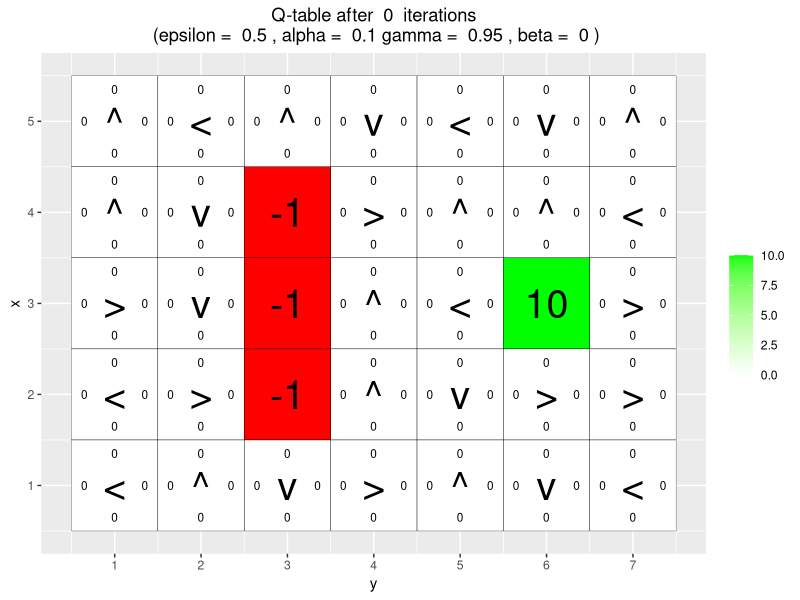
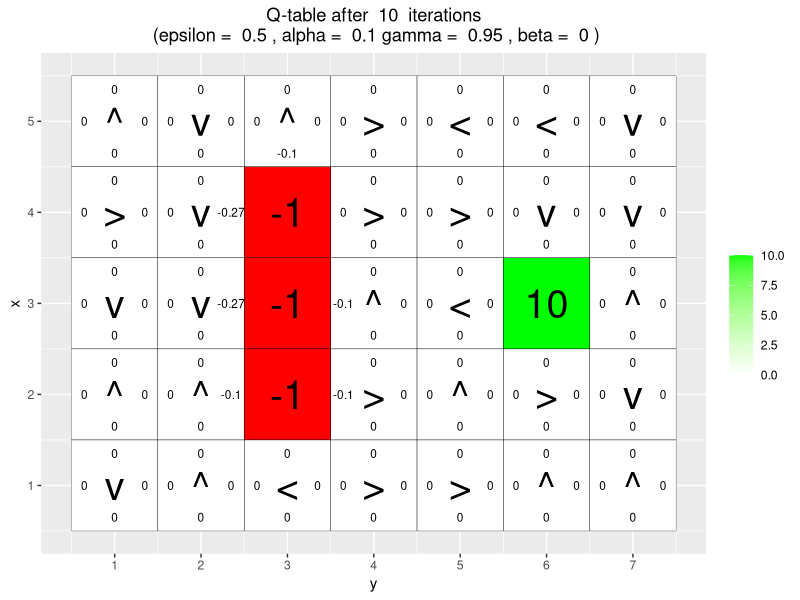
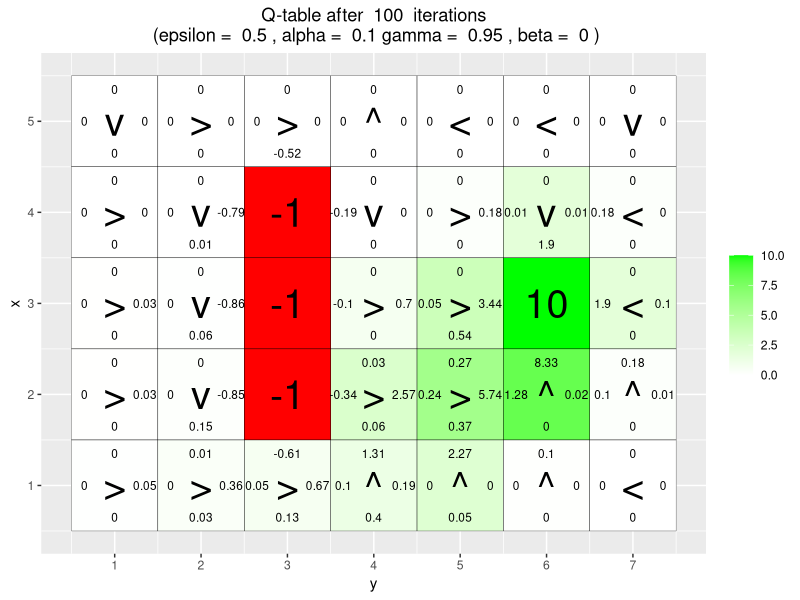
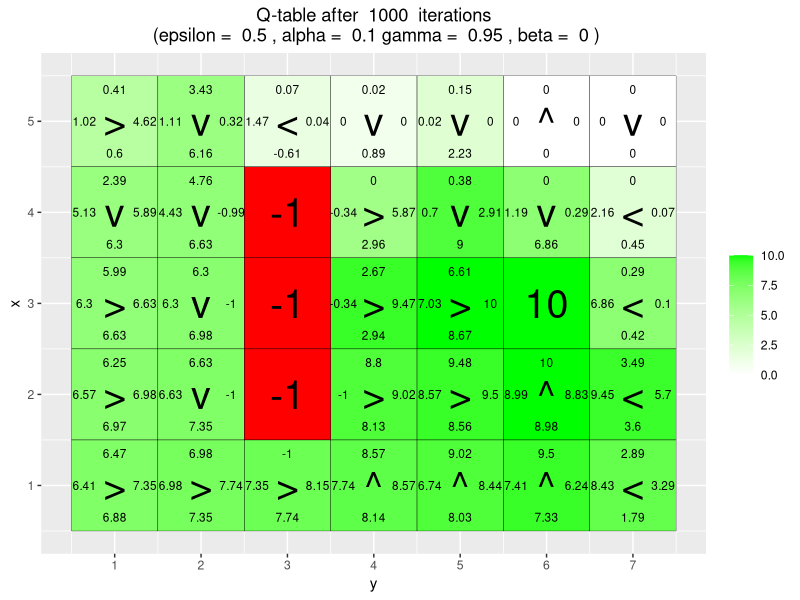
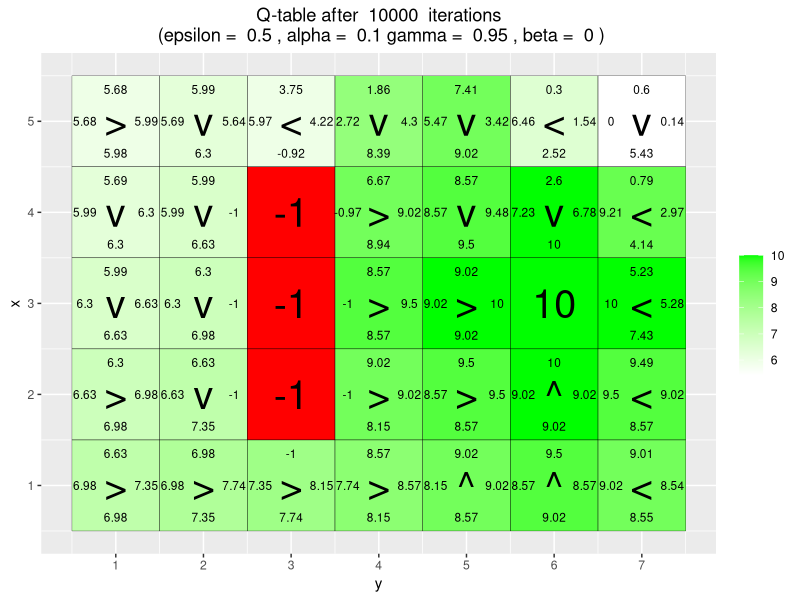
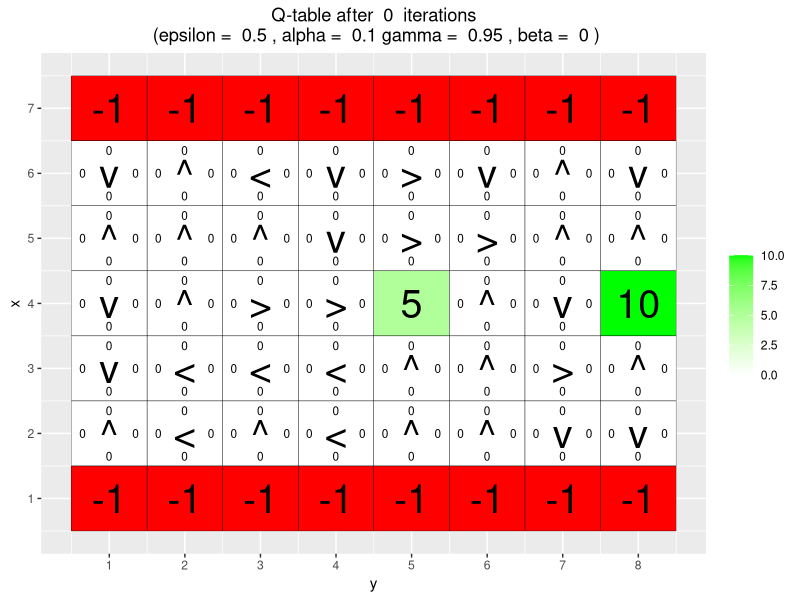
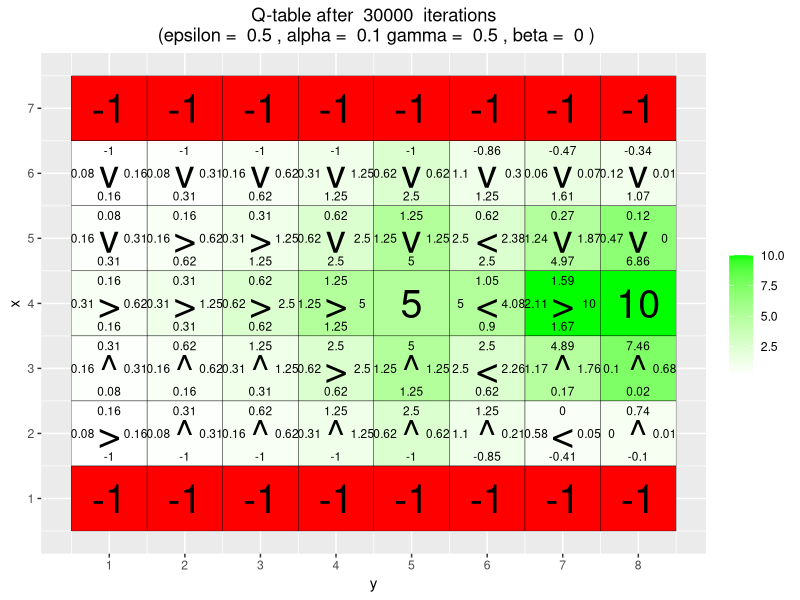
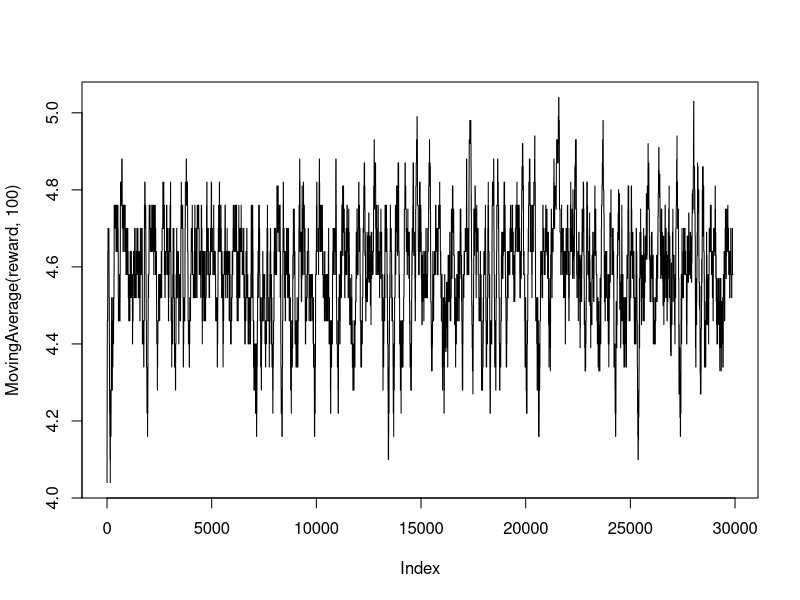

Source code (R) for these figures, in order: (Note: a time limit stopped this script after it produced the figures.)
## ---- chunk 1
knitr::opts_chunk$set(fig.pos = 'H',fig.height = 4, fig.align = 'center')
## ---- chunk 2
# By Jose M. Peña and Joel Oskarsson.
# For teaching purposes.
# jose.m.pena@liu.se.

#####################################################################################################
# Q-learning
#####################################################################################################

# install.packages("ggplot2")
# install.packages("vctrs")
library(ggplot2)

arrows <- c("^", ">", "v", "<")
action_deltas <- list(c(1,0), # up
                      c(0,1), # right
                      c(-1,0), # down
                      c(0,-1)) # left

vis_environment <- function(iterations=0, epsilon = 0.5, alpha = 0.1, gamma = 0.95, beta = 0){
  
  # Visualize an environment with rewards. 
  # Q-values for all actions are displayed on the edges of each tile.
  # The (greedy) policy for each state is also displayed.
  # 
  # Args:
  #   iterations, epsilon, alpha, gamma, beta (optional): for the figure title.
  #   reward_map (global variable): a HxW array containing the reward given at each state.
  #   q_table (global variable): a HxWx4 array containing Q-values for each state-action pair.
  #   H, W (global variables): environment dimensions.
  
  df <- expand.grid(x=1:H,y=1:W)
  foo <- mapply(function(x,y) ifelse(reward_map[x,y] == 0,q_table[x,y,1],NA),df$x,df$y)
  df$val1 <- as.vector(round(foo, 2))
  foo <- mapply(function(x,y) ifelse(reward_map[x,y] == 0,q_table[x,y,2],NA),df$x,df$y)
  df$val2 <- as.vector(round(foo, 2))
  foo <- mapply(function(x,y) ifelse(reward_map[x,y] == 0,q_table[x,y,3],NA),df$x,df$y)
  df$val3 <- as.vector(round(foo, 2))
  foo <- mapply(function(x,y) ifelse(reward_map[x,y] == 0,q_table[x,y,4],NA),df$x,df$y)
  df$val4 <- as.vector(round(foo, 2))
  foo <- mapply(function(x,y) 
    ifelse(reward_map[x,y] == 0,arrows[GreedyPolicy(x,y)],reward_map[x,y]),df$x,df$y)
  df$val5 <- as.vector(foo)
  foo <- mapply(function(x,y) ifelse(reward_map[x,y] == 0,max(q_table[x,y,]),
                                     ifelse(reward_map[x,y]<0,NA,reward_map[x,y])),df$x,df$y)
  df$val6 <- as.vector(foo)
  
  print(ggplot(df,aes(x = y,y = x)) +
          scale_fill_gradient(low = "white", high = "green", na.value = "red", name = "") +
          geom_tile(aes(fill=val6)) +
          geom_text(aes(label = val1),size = 3,nudge_y = .35,na.rm = TRUE) +
          geom_text(aes(label = val2),size = 3,nudge_x = .35,na.rm = TRUE) +
          geom_text(aes(label = val3),size = 3,nudge_y = -.35,na.rm = TRUE) +
          geom_text(aes(label = val4),size = 3,nudge_x = -.35,na.rm = TRUE) +
          geom_text(aes(label = val5),size = 10) +
          geom_tile(fill = 'transparent', colour = 'black') + 
          ggtitle(paste("Q-table after ",iterations," iterations\n",
                        "(epsilon = ",epsilon,", alpha = ",alpha,"gamma = ",gamma,", beta = ",beta,")")) +
          theme(plot.title = element_text(hjust = 0.5)) +
          scale_x_continuous(breaks = c(1:W),labels = c(1:W)) +
          scale_y_continuous(breaks = c(1:H),labels = c(1:H)))
  
}

GreedyPolicy <- function(x, y){
  
  # Get a greedy action for state (x,y) from q_table.
  #
  # Args:
  #   x, y: state coordinates.
  #   q_table (global variable): a HxWx4 array containing Q-values for each state-action pair.
  # 
  # Returns:
  #   An action, i.e. integer in {1,2,3,4}.
  
  #Your code here.
  max.action = which(q_table[x, y, ] == max(q_table[x, y, ]))
  if (length(max.action) > 1) return(sample(max.action, 1))
  else return(max.action)
  
}

EpsilonGreedyPolicy <- function(x, y, epsilon){
  
  # Get an epsilon-greedy action for state (x,y) from q_table.
  #
  # Args:
  #   x, y: state coordinates.
  #   epsilon: probability of acting randomly.
  # 
  # Returns:
  #   An action, i.e. integer in {1,2,3,4}.
  
  # Your code here.
  probs <- rep(epsilon/4, 4)
  q_values <- q_table[x,y,]
  
  #find index of maximal Q-values
  max_index <- which(q_values == max(q_values))
  #add the extra 1-epsilon amongs the maximum q-value holders
  probs[max_index] <- probs[max_index] + (1-epsilon)/length(max_index)
  #sample the action and return
  action <- sample(1:4, size=1, prob = probs)
  return(action)
}

transition_model <- function(x, y, action, beta){
  
  # Computes the new state after given action is taken. The agent will follow the action 
  # with probability (1-beta) and slip to the right or left with probability beta/2 each.
  # 
  # Args:
  #   x, y: state coordinates.
  #   action: which action the agent takes (in {1,2,3,4}).
  #   beta: probability of the agent slipping to the side when trying to move.
  #   H, W (global variables): environment dimensions.
  # 
  # Returns:
  #   The new state after the action has been taken.
  
  delta <- sample(-1:1, size = 1, prob = c(0.5*beta,1-beta,0.5*beta))
  final_action <- ((action + delta + 3) %% 4) + 1
  foo <- c(x,y) + unlist(action_deltas[final_action])
  foo <- pmax(c(1,1),pmin(foo,c(H,W)))
  
  return (foo)
}

q_learning <- function(start_state, epsilon = 0.5, alpha = 0.1, gamma = 0.95, 
                       beta = 0){
  
  # Perform one episode of Q-learning. The agent should move around in the 
  # environment using the given transition model and update the Q-table.
  # The episode ends when the agent reaches a terminal state.
  # 
  # Args:
  #   start_state: array with two entries, describing the starting position of the agent.
  #   epsilon (optional): probability of acting randomly.
  #   alpha (optional): learning rate.
  #   gamma (optional): discount factor.
  #   beta (optional): slipping factor.
  #   reward_map (global variable): a HxW array containing the reward given at each state.
  #   q_table (global variable): a HxWx4 array containing Q-values for each state-action pair.
  # 
  # Returns:
  #   reward: reward received in the episode.
  #   correction: sum of the temporal difference correction terms over the episode.
  #   q_table (global variable): Recall that R passes arguments by value. So, q_table being
  #   a global variable can be modified with the superassigment operator <<-.
  
  # Your code here.
  episode_correction <- 0
  state <- start_state
  repeat{
    #we first get the desired action based on greedy epsilon 
    desired_act <- EpsilonGreedyPolicy(state[1], state[2], epsilon)
    #we (at least attempt) to execute the desired act and see where we land and
    #what reward we get
    new_state <- transition_model(state[1], state[2], desired_act, beta)
    reward <- reward_map[new_state[1], new_state[2]]
    
    score_target <- reward+gamma*max(q_table[new_state[1], new_state[2],])
    curr_q_score <- q_table[state[1], state[2], desired_act]
    diff <- score_target - curr_q_score

    #updatethe global q_table 
    q_table[state[1], state[2], desired_act] <<- curr_q_score+alpha*diff

    #accumulate corrections
    episode_correction <- episode_correction+abs(diff)
    
    
    state <- new_state
    # Follow policy, execute action, get reward.
    
    # Q-table update.
    
    if(reward!=0)
      # End episode.
      return (c(reward,episode_correction))
  }
  
}

## ---- chunk 3

#####################################################################################################
# Q-Learning Environments
#####################################################################################################

# Environment A (learning)

H <- 5
W <- 7

reward_map <- matrix(0, nrow = H, ncol = W)
reward_map[3,6] <- 10
reward_map[2:4,3] <- -1

q_table <- array(0,dim = c(H,W,4))

vis_environment()

for(i in 1:10000){
  foo <- q_learning(start_state = c(3,1))
  
  if(any(i==c(10,100,1000,10000)))
    vis_environment(i)
}

## ---- chunk 4
H <- 7
W <- 8

reward_map <- matrix(0, nrow = H, ncol = W)
reward_map[1,] <- -1
reward_map[7,] <- -1
reward_map[4,5] <- 5
reward_map[4,8] <- 10

q_table <- array(0,dim = c(H,W,4))

vis_environment()

MovingAverage <- function(x, n){
  
  cx <- c(0,cumsum(x))
  rsum <- (cx[(n+1):length(cx)] - cx[1:(length(cx) - n)]) / n
  
  return (rsum)
}

for(j in c(0.5,0.75,0.95)){
  q_table <- array(0,dim = c(H,W,4))
  reward <- NULL
  correction <- NULL
  
  for(i in 1:30000){
    foo <- q_learning(gamma = j, start_state = c(4,1))
    reward <- c(reward,foo[1])
    correction <- c(correction,foo[2])
  }
  
  vis_environment(i, gamma = j)
  plot(MovingAverage(reward,100),type = "l")
  plot(MovingAverage(correction,100),type = "l")
}

for(j in c(0.5,0.75,0.95)){
  q_table <- array(0,dim = c(H,W,4))
  reward <- NULL
  correction <- NULL
  
  for(i in 1:30000){
    #foo <- q_learning(epsilon = 0.1, gamma = j, start_state = c(4,1))
    foo <- q_learning(epsilon = 0.5, gamma = j, start_state = c(4,1))
    reward <- c(reward,foo[1])
    correction <- c(correction,foo[2])
  }
  
  #vis_environment(i, epsilon = 0.1, gamma = j)
  vis_environment(i, epsilon = 0.5, gamma = j)
  plot(MovingAverage(reward,100),type = "l")
  plot(MovingAverage(correction,100),type = "l")
}
## ---- chunk 5
# Environment C (the effect of beta).

H <- 3
W <- 6

reward_map <- matrix(0, nrow = H, ncol = W)
reward_map[1,2:5] <- -1
reward_map[1,6] <- 10

q_table <- array(0,dim = c(H,W,4))

vis_environment()

for(j in c(0,0.2,0.4,0.66)){
  q_table <- array(0,dim = c(H,W,4))
  
  for(i in 1:10000)
    foo <- q_learning(gamma = 0.6, beta = j, start_state = c(1,1))
  
  vis_environment(i, gamma = 0.6, beta = j)
}
